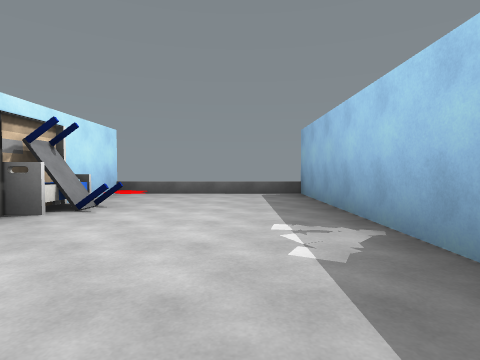
[1] (above)

12 first-person views from a walk through a 3-D level made in the Unity game engine. The camera is 1.2 m above the floor, tilts 2° down and sees 80° across. The floor is counted in squares, 2 m on a side. Each view is taken from the middle of a square. On the plan, view 1 faces up. The plan holds only what a view shows up to about 9 squares ahead; the rest is blank. The place goes on beyond the plan. The player is left out. Some animated figures are not drawn. Surface patterns are stand-ins for the level's own textures.

[2]
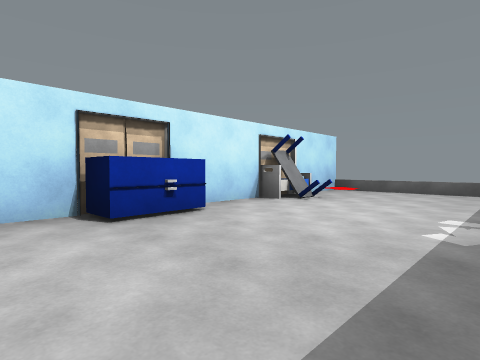

[3]
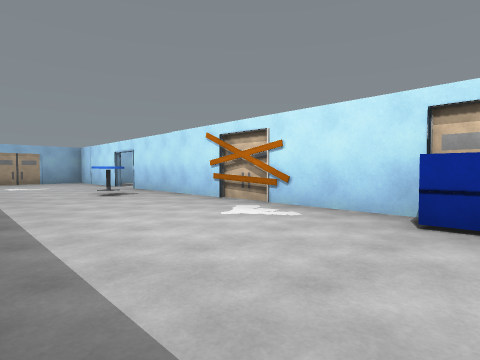

[4]
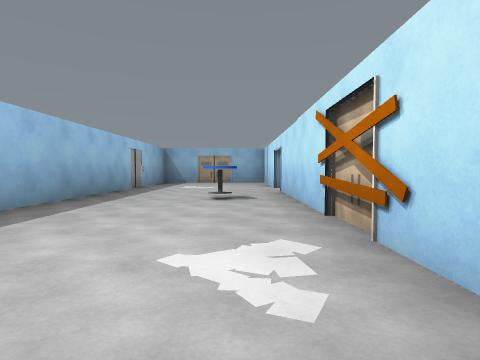

[5]
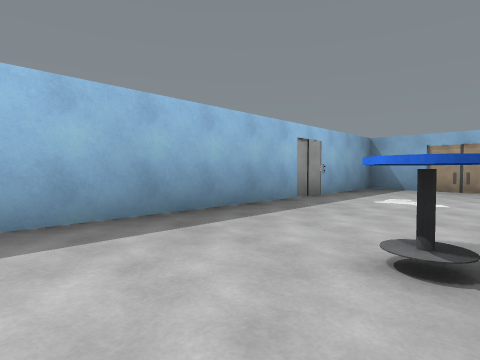

[6]
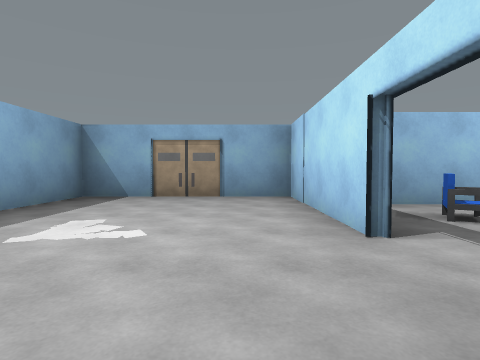

[7]
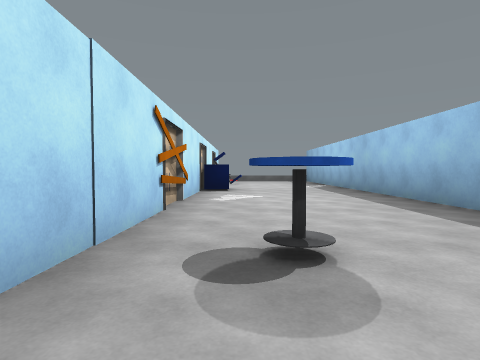

[8]
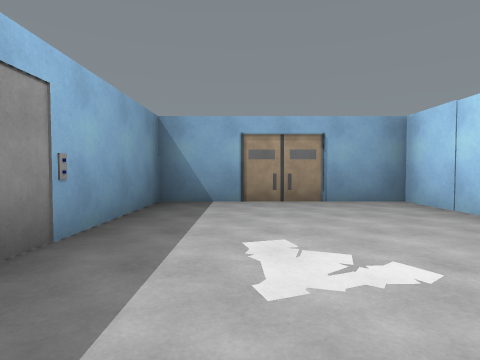

[9]
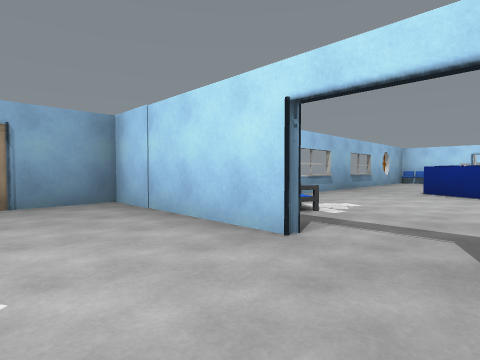

[10]
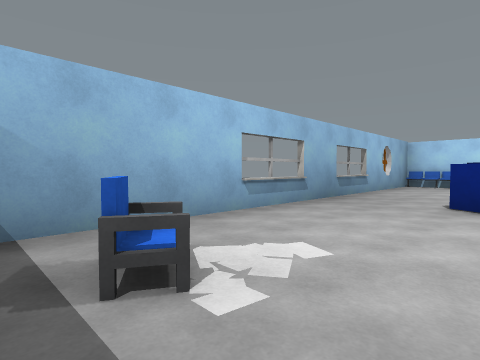

[11]
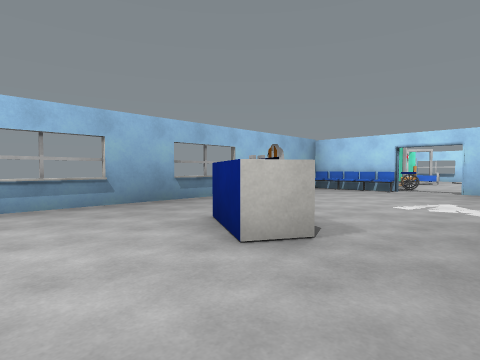

[12]
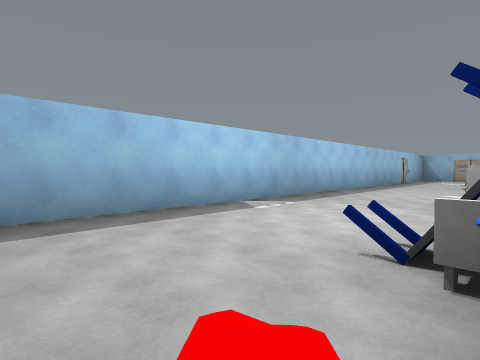

### Floor plan
Points are (right, up) in squares from view 1. A wall is a line through its corners. A room is listed if a view was taken in it or the views show most of it. See-through windows are left out.
Room 1 (views 1, 2, 3, 4, 5, 6, 7, 8, 9, 12)
walls: (-3.2, 0.4) (-3.2, -8.5); (-3.2, 3) (-3.2, 1.9); (-3.2, -9.5) (-3.2, -13.4) (1.5, -13.4) (1.6, 7.3); (-3.2, 7.4) (-3.2, 4.4)
low walls: (1.6, 7.3) (1, 7.3)
ways out: opening at (-3, -9) to room 2; gap at (2, 7)
objects: other object (-3, 1); table (-3, 3); bed (-3, 4); table (-2, -6)
Room 2 (views 10, 11)
walls: (-13.7, -12.1) (-4.2, -12.1); (-15.7, -9.5) (-15.7, -10.5); (-3.2, -8.5) (-3.2, -9.5)
ways out: opening at (-3, -9) to room 1; opening at (-16, -9)
objects: bench (-15, -11); other object (-10, -9) to (-9, -9); chair (-5, -11)

Positions as (right, up) in squares from view 1, and headings:
1: (0, 0), facing up
2: (1, -1), facing up-left
3: (1, 1), facing down-left
4: (-2, 0), facing down
5: (-2, -4), facing down-right
6: (-2, -7), facing down
7: (-2, -8), facing up
8: (0, -8), facing down
9: (-1, -8), facing down-left
10: (-4, -9), facing down-left
11: (-7, -7), facing down-left
12: (-3, 7), facing down-right
